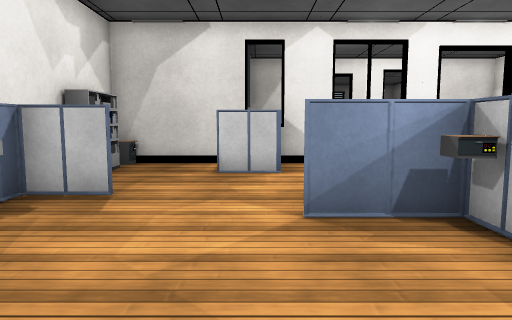
view 1 (above)

20 first-person views from a walk through a Unity game level. The camera is 1.2 m above the floor, tilts 6° down and sees 70° across. The floor is counted in squares, 1 m on a side. Each view is taken from the middle of a square. On the plan, view 1 faces up. The plan holds only what a view shows up to about 15 squares ahead; the rest is blank. The place goes on beyond the plan. The player character is not drawn. Some surface patterns are stand-ins.

view 2
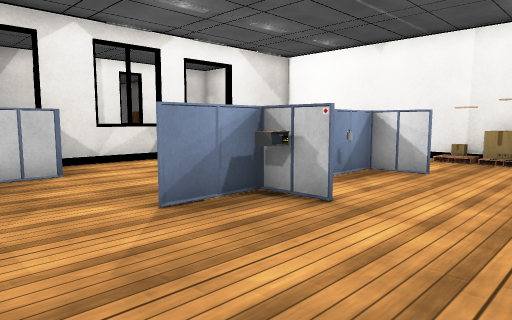

view 3
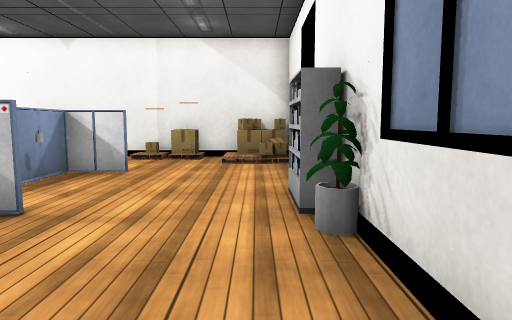

view 4
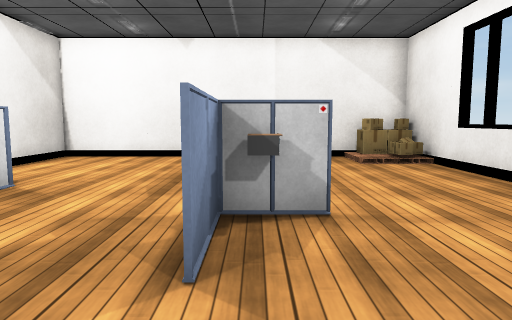

view 5
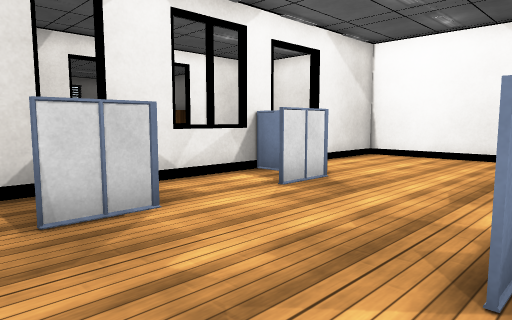

view 6
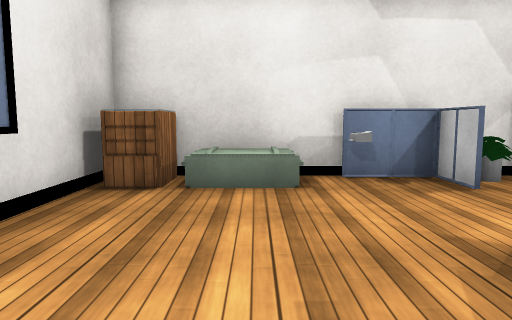

view 7
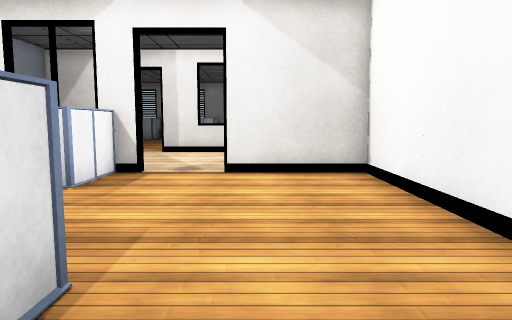

view 8
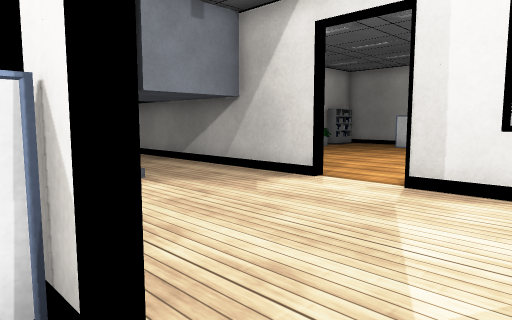

view 9
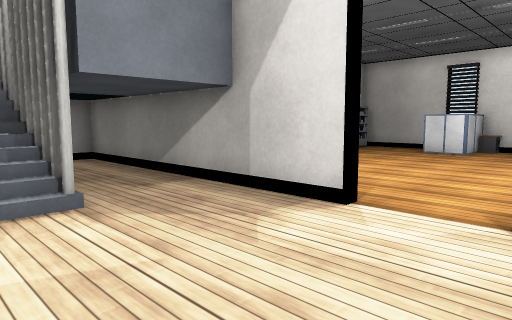

view 10
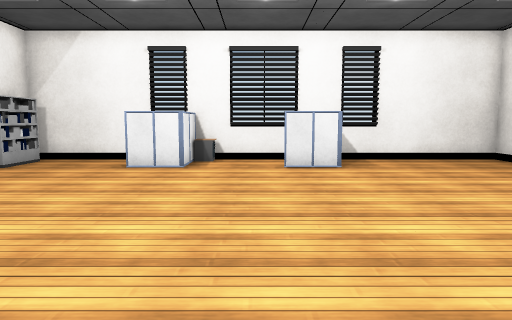

view 11
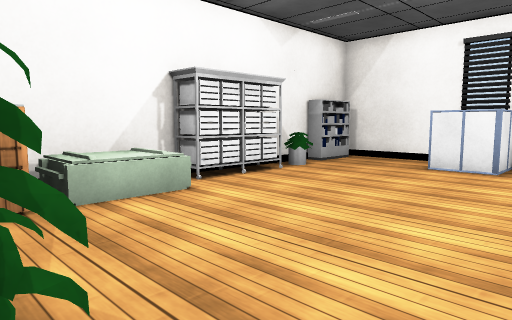

view 12
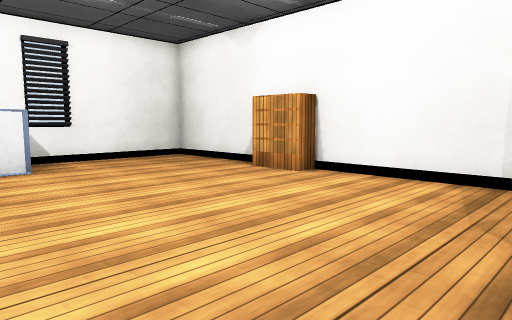

view 13
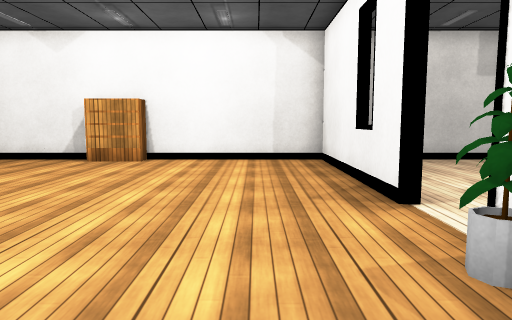

view 14
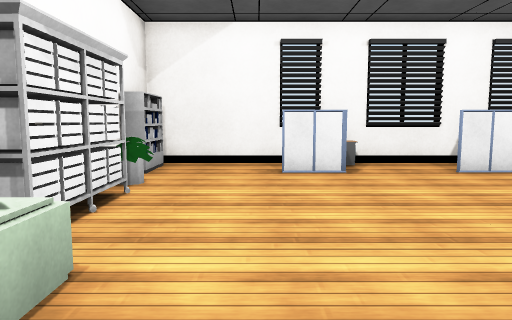

view 15
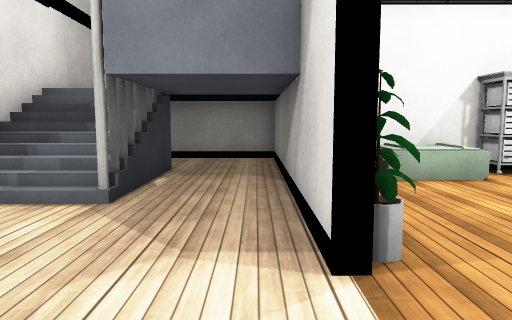

view 16
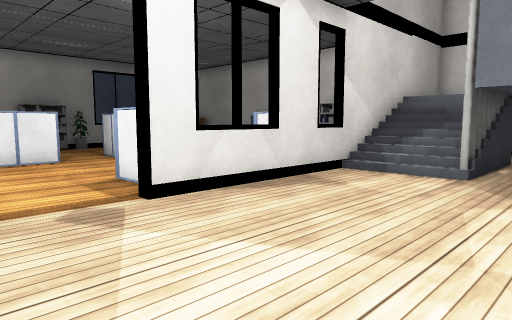

view 17
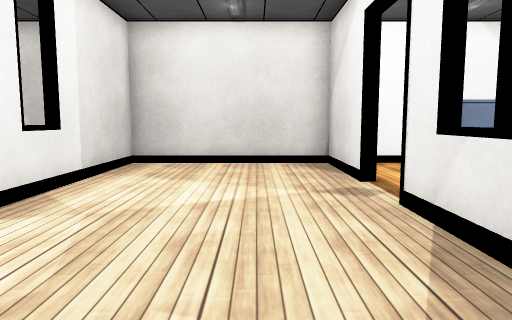

view 18
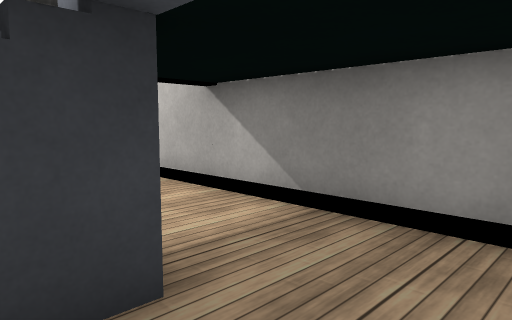

view 19
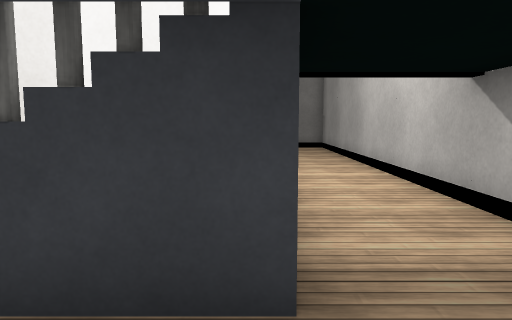

view 20
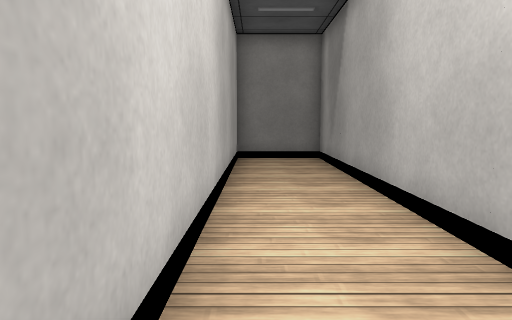

### Floor plan
Key: @ floor where view 1 was taken; # wall or solid block; . floor; / step, stairs or slope; = window, fence, low wall or low ledge; v drop or lower ground; C cabinet; S shelf; R drawers; O other object.
Columns run from 7 left of view 1 to 11 right of it. Each row starts with its distance up from view 1.
 29    ####=#####=#####
 28    #....CC..O.....#
 27    S...OO..OO.....#
 26    #..............#
 25    #O.............#
 24    #O............S#
 23    OO............S#
 22    OO.............#
 21    #O.............#
 20    #O.............#
 19    #O.............#
 18    =R.............#
 17 ####=####O..#=#####
 16 #.................#
 15 #.................#
 14 #..####...........#
 13 #..////...........#
 12 #..////...........#
 11 #..####=#####..####
 10 #..C... O...O.....#
  9 #..S..O O..OO.....#
  8 #..#..............#
  7 #..#O.............#
  6 #..#O.............#
  5 #..#....OO...O....#
  4 #..#O....CO.OOO...#
  3 #..#O.....O...O..O#
  2 #..OO............O#
  1 #..#O...........//#
  0 #..=R..@........ O#
 -1 ####=####OSS#####Ov

Positions as (right, up) in squares from view 1, and headings:
1: (0, 0), facing up
2: (-2, 0), facing up-right
3: (-2, 0), facing right
4: (-2, 4), facing right
5: (-2, 4), facing up-right
6: (4, 2), facing left
7: (8, 2), facing up
8: (7, 10), facing up-left
9: (5, 12), facing up-left
10: (3, 17), facing up
11: (3, 17), facing up-left
12: (3, 17), facing up-right
13: (-1, 19), facing right
14: (-1, 18), facing up
15: (5, 16), facing left
16: (8, 16), facing down-left
17: (0, 13), facing right
18: (-3, 16), facing down-left
19: (-4, 16), facing down
20: (-5, 11), facing down
